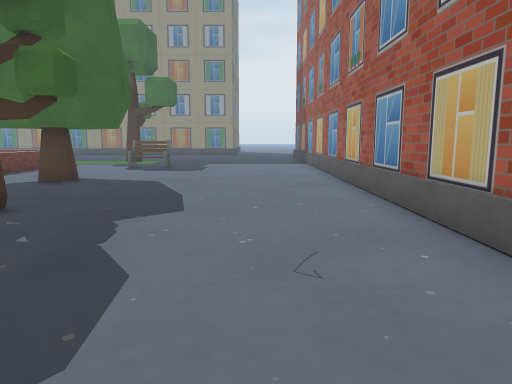
[1] (above)

24 first-person views from a walk through a Unity game level. The camera is 1.3 m above the floor, tilts 8° down and sees 70° across. The floor is counted in squares, 1 m on a side. Each view is taken from the middle of a square. On the plan, view 1 faces up. The plan holds only what a view shows up to about 15 squares ahead; the rest is blank. The place goes on beyond the plan. Some surface patterns are stand-ins.

[2]
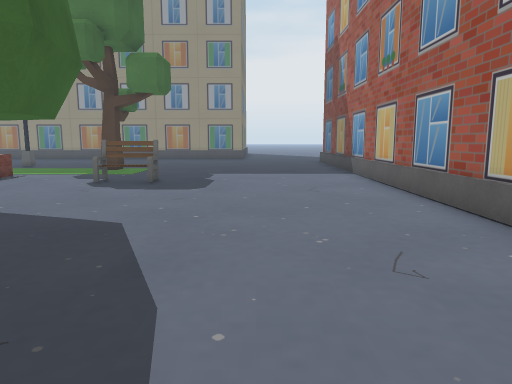

[3]
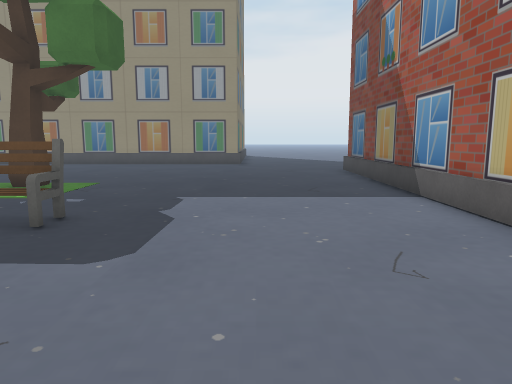

[4]
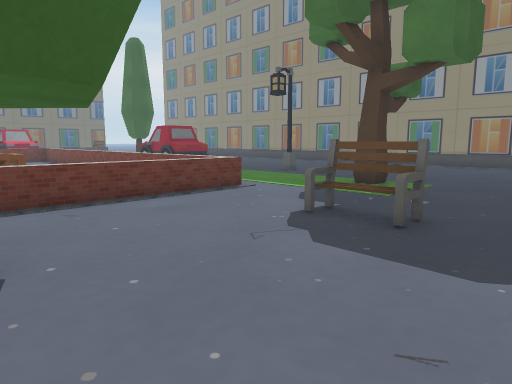

[5]
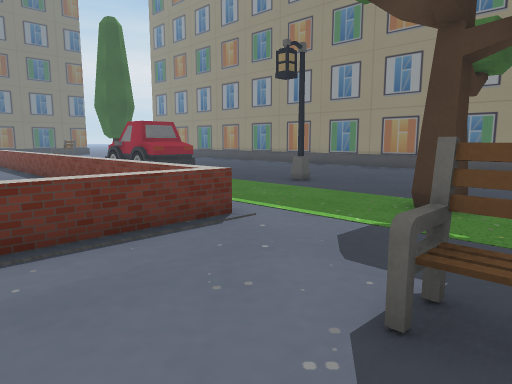

[6]
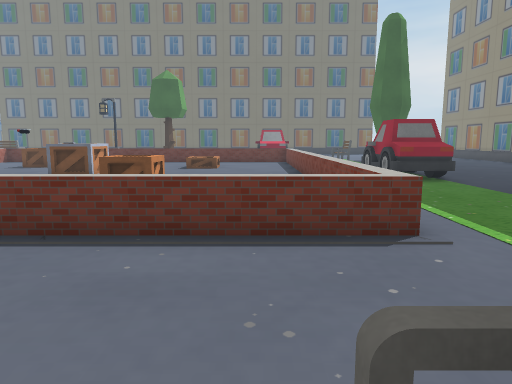

[7]
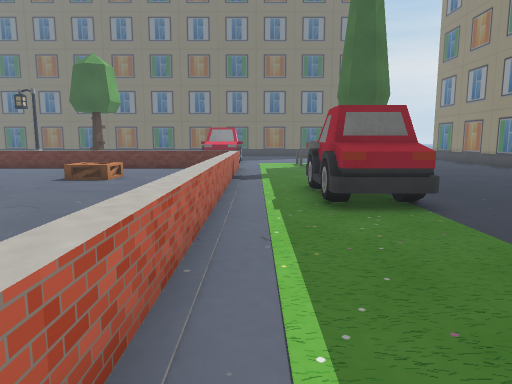

[8]
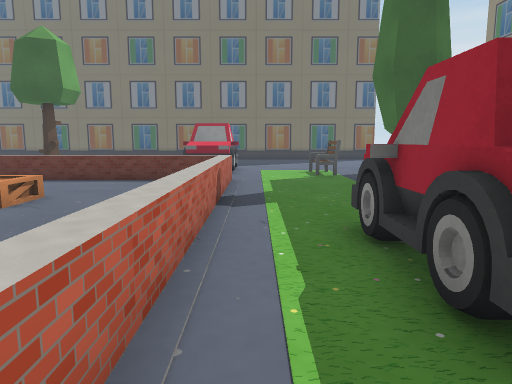

[9]
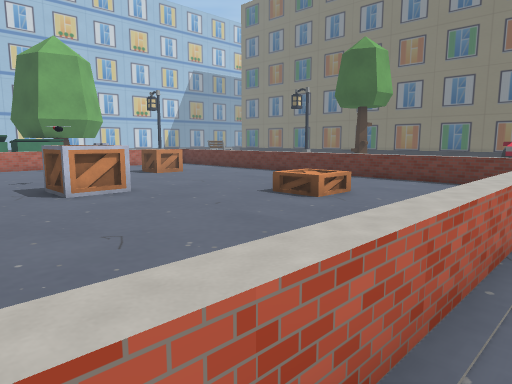

[10]
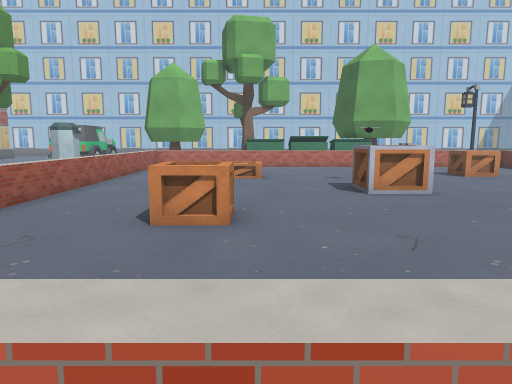

[11]
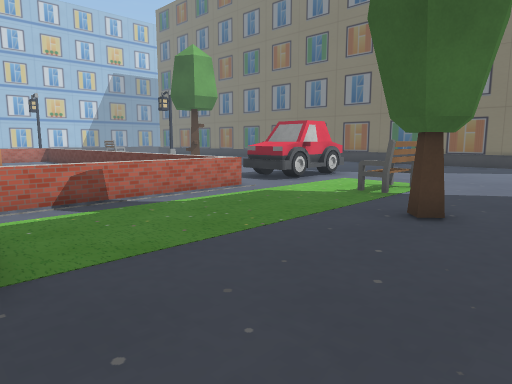

[12]
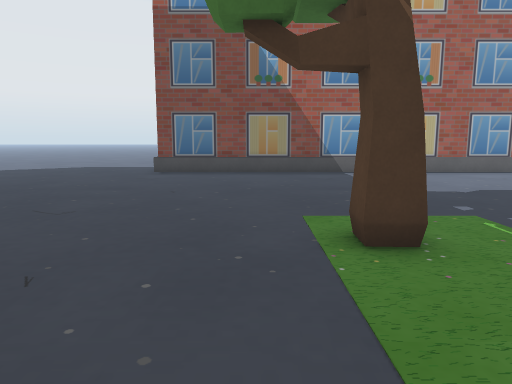

[13]
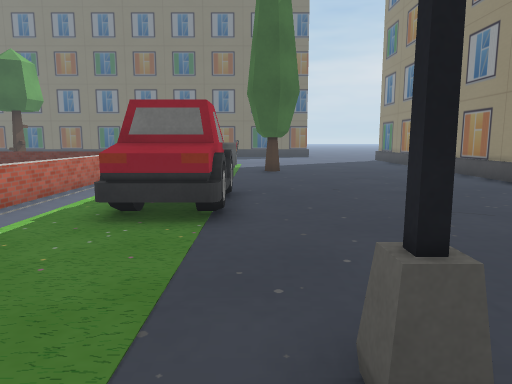

[14]
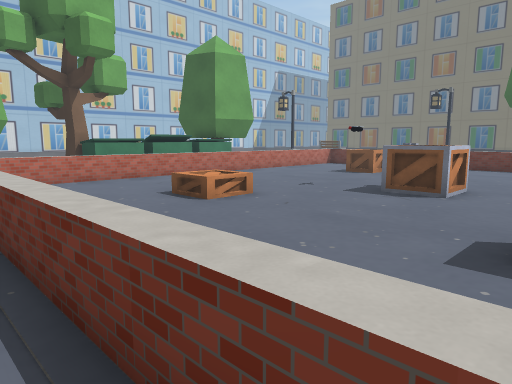

[15]
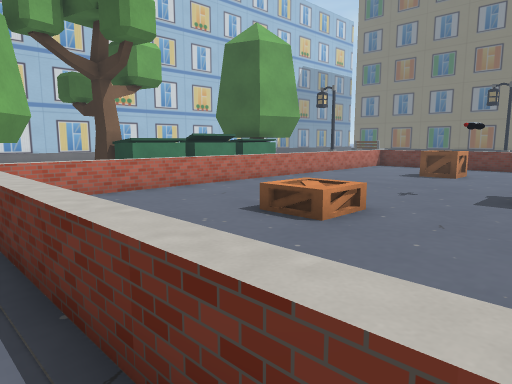

[16]
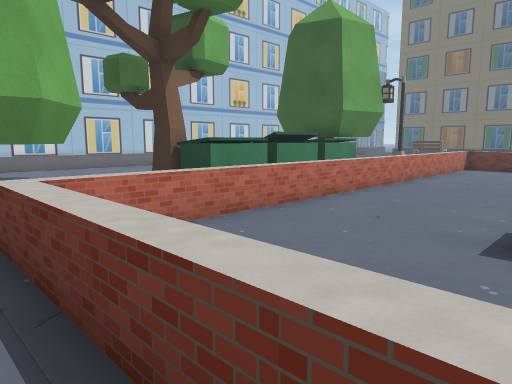

[17]
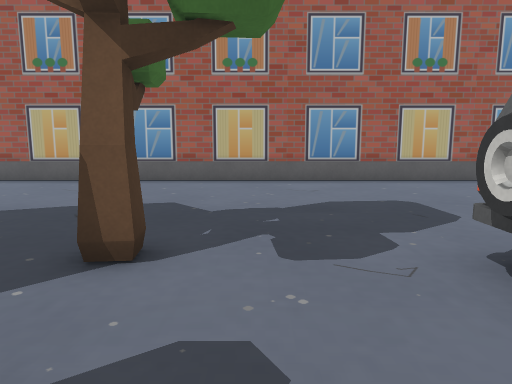

[18]
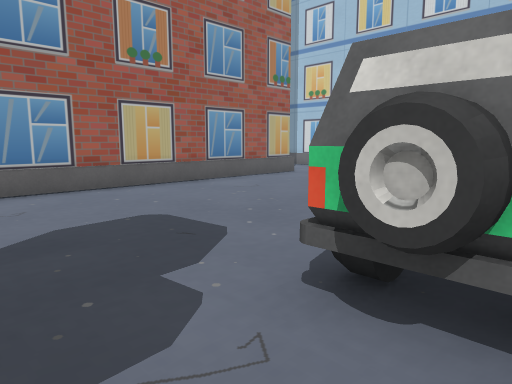

[19]
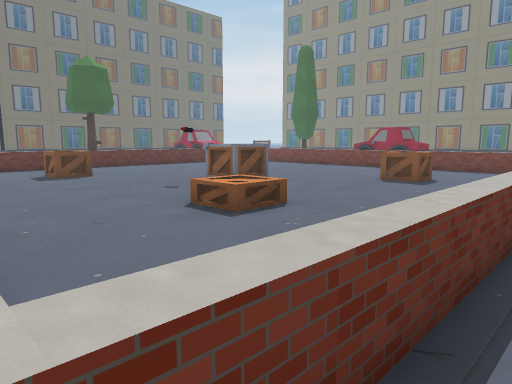

[20]
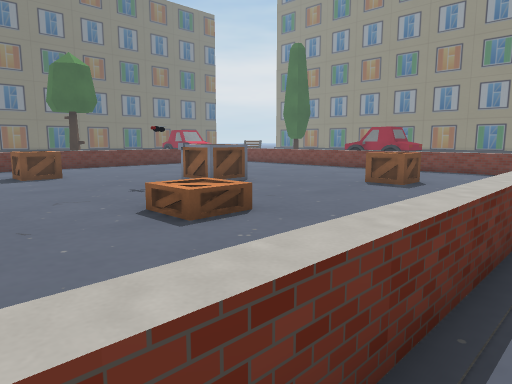

[21]
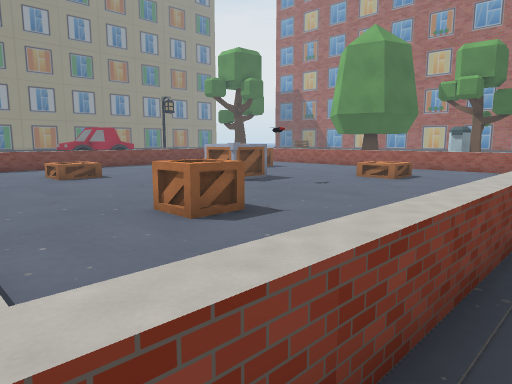

[22]
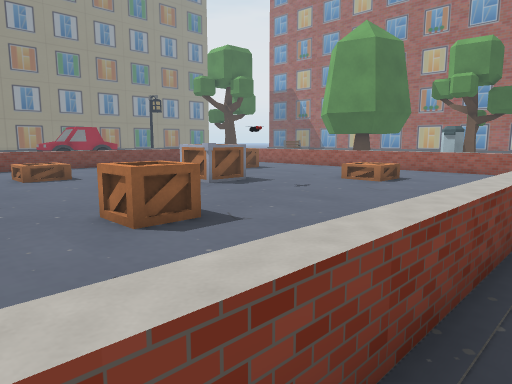

[23]
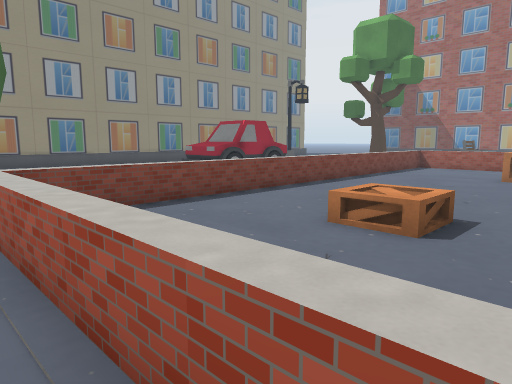

[24]
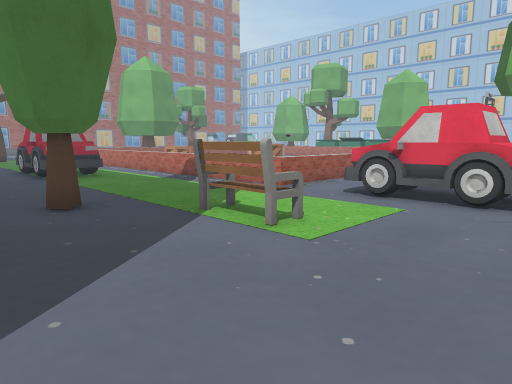

### Floor plan
Key: @ floor where view 1 was taken; # wall or solid block; . main floor; : floor 0.5 m higher than the main floor; = window, fence, low wall or low ledge; ^ raised ledge; O other object.
Columns run from 34 left of view 1 to 3 right of it. Each row starts with its distance up from view 1.
 27 . ..    ............ .... ...........#
 26  ....................................#
 25 .......OO............#...............#
 24 .......OO............................#
 23 ....OO........OOOO.........O.........#
 22  ....O........OOOO........OO.........#
 21  ..............O.....................#
 20  ....................................#
 19  OOOOO.==================............#
 18   OOOO.=............... =...OO.......#
 17   OOOO.=............... =............#
 16       .=................=............#
 15       .=...::.......O...=............#
 14       .=...::......OOO..=............#
 13        = ...........O...=............#
 12       .= ...............=..OO........#
 11   OO   =.......OO.......=...O........#
 10         .......OO.......=  ..........#
  9         .......OO.......=.  .........#
  8        =.......OO.......=.  .........#
  7         ..OOO......OO...=.O..O.......#
  6        =..OOO...........=.O..O.......#
  5        =................=. ..........#
  4        =................=. ..........#
  3         ................=. OO........#
  2        ==================.  OO.......#
  1        .....                  .......#
  0             O#^^O^^^   OO      ...@..#
 -1             OO#OOO ^  OO       ......#
 -2              OO    OO           .....#
 -3              O                   ....#
 -4                                   ...#

Positions as (right, up) in squares from view 1, and headings:
1: (0, 0), facing up
2: (-1, 6), facing up
3: (-1, 12), facing up
4: (-2, 12), facing up-left
5: (-5, 15), facing up-left
6: (-5, 17), facing left
7: (-10, 20), facing left
8: (-15, 20), facing left
9: (-15, 20), facing down-left
10: (-15, 20), facing down
11: (-20, 27), facing down-left
12: (-12, 24), facing right
13: (-11, 24), facing left
14: (-9, 14), facing down-left
15: (-9, 11), facing down-left
16: (-9, 7), facing down-left
17: (-9, 5), facing right
18: (-7, 5), facing down-right
19: (-9, 2), facing up-left
20: (-9, 3), facing up-left
21: (-27, 1), facing up-right
22: (-26, 1), facing up-right
23: (-28, 12), facing up-right
24: (-34, 27), facing down-right
